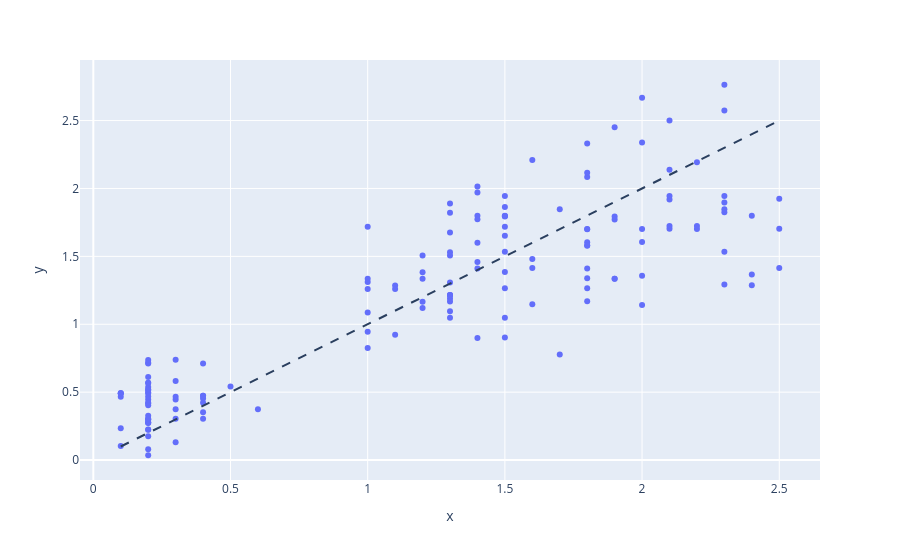

Notebook code for this chart:
### Code cell
fig = px.scatter(x=y, y=y_pred)
fig.add_shape(
    type = 'line', line=dict(dash='dash'),
    x0=y.min(), y0=y.min(),
    x1=y.max(), y1=y.max()
)
fig.show()

### Figure 1 — Plotly figure (JSON) as saved in the notebook; plotly's stock layout.template omitted (floating-point values rounded to 4 significant figures; data arrays with more than 128 entries replaced by an {"elided": "..."} marker saying what was removed)
{"data": [{"hovertemplate": "x=%{x}<br>y=%{y}<extra></extra>", "legendgroup": "", "marker": {"color": "#636efa", "symbol": "circle"}, "mode": "markers", "name": "", "orientation": "v", "showlegend": false, "type": "scatter", "x": {"elided": "150 float values"}, "xaxis": "x", "y": {"elided": "150 float values"}, "yaxis": "y"}], "layout": {"legend": {"tracegroupgap": 0}, "margin": {"t": 60}, "shapes": [{"line": {"dash": "dash"}, "type": "line", "x0": 0.1, "x1": 2.5, "y0": 0.1, "y1": 2.5}], "xaxis": {"anchor": "y", "domain": [0, 1], "title": {"text": "x"}}, "yaxis": {"anchor": "x", "domain": [0, 1], "title": {"text": "y"}}}}
